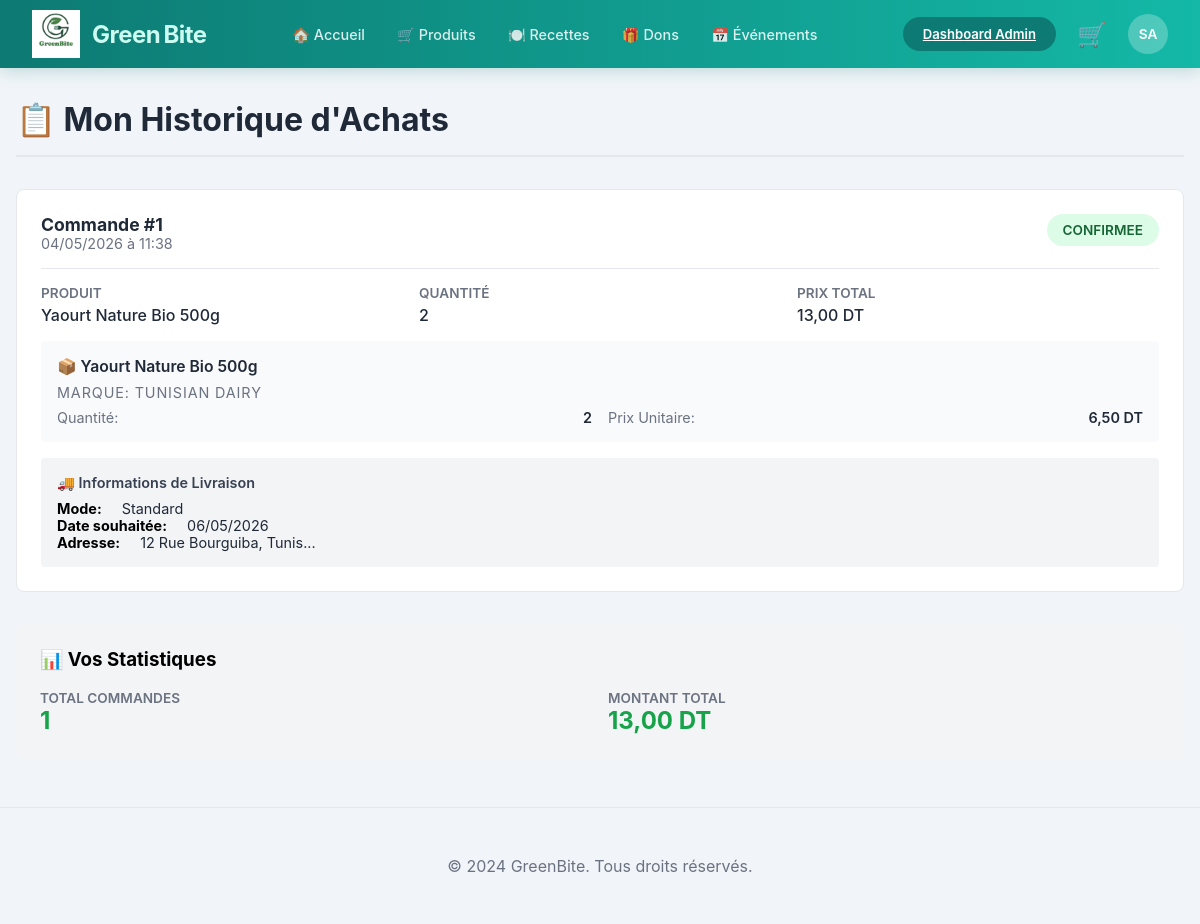
Page /Green-Bite/View/front-office/order-history.php (signed in) on the committed database.
### tables this page shows
CREATE TABLE `commandes` (
  `id_commande` int(11) NOT NULL,
  `id_produit` int(11) NOT NULL,
  `id_utilisateur` int(11) NOT NULL,
  `quantite` int(11) NOT NULL DEFAULT 1,
  `prix_total` decimal(10,2) NOT NULL DEFAULT 0.00,
  `date_commande` datetime NOT NULL DEFAULT current_timestamp(),
  `statut` enum('en-cours','en-preparation','confirmee','livree','annulee') DEFAULT 'en-cours',
  `mode_livraison` enum('standard','express') NOT NULL DEFAULT 'standard',
  `date_livraison_souhaitee` date DEFAULT NULL,
  `adresse_livraison` text NOT NULL,
  `methode_paiement` enum('cash','carte') NOT NULL DEFAULT 'cash',
  `numero_carte` varchar(20) DEFAULT NULL,
  `nom_titulaire` varchar(100) DEFAULT NULL,
  `date_expiration` varchar(5) DEFAULT NULL,
  `cvv` varchar(3) DEFAULT NULL
);

CREATE TABLE `produits` (
  `id_produit` int(11) NOT NULL,
  `nom` varchar(150) NOT NULL,
  `marque` varchar(120) NOT NULL,
  `code_barre` varchar(80) DEFAULT NULL,
  `categorie` varchar(120) DEFAULT NULL,
  `prix` decimal(10,2) NOT NULL DEFAULT 0.00,
  `calories` decimal(10,2) DEFAULT 0.00,
  `proteines` decimal(10,2) DEFAULT 0.00,
  `glucides` decimal(10,2) DEFAULT 0.00,
  `lipides` decimal(10,2) DEFAULT 0.00,
  `nutriscore` char(1) DEFAULT 'C',
  `image` text DEFAULT NULL,
  `quantite_disponible` int(11) NOT NULL DEFAULT 0,
  `statut` enum('actif','inactif','attente') DEFAULT 'actif',
  `date_ajout` datetime NOT NULL DEFAULT current_timestamp()
);

### Green-Bite/config/database.php (called while the page is built, shortened)
<?php
function getPdo(): PDO
{
    $dsn = 'mysql:host=' . DB_HOST . ';port=' . DB_PORT . ';dbname=' . DB_NAME . ';charset=utf8mb4';
    $options = [
        PDO::ATTR_ERRMODE => PDO::ERRMODE_EXCEPTION,
        PDO::ATTR_DEFAULT_FETCH_MODE => PDO::FETCH_ASSOC,
        PDO::ATTR_EMULATE_PREPARES => false,
    ];
    $pdo = new PDO($dsn, DB_USER, DB_PASS, $options);
    return $pdo;
}
final class Database
{
    public static function connection(): PDO
    {
        return getPdo();
    }
}

### Green-Bite/Controller/bootstrap.php (called while the page is built, shortened)
<?php
require_once __DIR__ . '/../config/database.php';
function h(?string $value): string
{
    return htmlspecialchars((string) $value, ENT_QUOTES, 'UTF-8');
}
function getLoggedUserId(): int
{
    return (int) ($_SESSION['user']['id'] ?? 0);
}

### Green-Bite/Controller/OrderController.php (called while the page is built, shortened)
<?php
require_once __DIR__ . '/../config/database.php';
final class OrderController
{
    private PDO $pdo;
    public function __construct()
    {
        $this->pdo = Database::connection();
    }
    public function list(array $filters = []): array
    {
        $q = trim((string) ($filters['q'] ?? ''));
        $idUser = trim((string) ($filters['id_user'] ?? ''));
        $filterStatus = trim((string) ($filters['status'] ?? ''));
        $filterDateFrom = trim((string) ($filters['date_from'] ?? ''));
        $filterDateTo = trim((string) ($filters['date_to'] ?? ''));
        $where = [];
        $params = [];
        if ($idUser !== '' && ctype_digit($idUser)) {
            $where[] = 'c.id_utilisateur = ?';
            $params[] = (int) $idUser;
        }
        $sql = 'SELECT c.*, p.nom as produit_nom, p.marque as produit_marque FROM commandes c LEFT JOIN produits p ON c.id_produit = p.id_produit';
        if (!empty($where)) {
            $sql .= ' WHERE ' . implode(' AND ', $where);
        }
        $sql .= ' ORDER BY c.date_commande DESC';
        $stmt = $this->pdo->prepare($sql);
        $stmt->execute($params);
        return $stmt->fetchAll();
    }
}

### Green-Bite/View/front-office/order-history.php (the view, shortened to what this page needs)
<?php
require_once __DIR__ . '/../includes/bootstrap.php';
require_once __DIR__ . '/../../Controller/OrderController.php';
$id_utilisateur = (string) getLoggedUserId();
$controller = new OrderController();
$orders = $controller->list(['id_user' => $id_utilisateur]);
?>
<!DOCTYPE html>
<html lang="fr">
<head>
    <link rel="stylesheet" href="../style.css">
</head>
<body>
<?php require_once __DIR__ . '/../includes/navbar.php'; ?>
<div class="order-history-container">
    <div class="order-history-header">
        <h1>📋 Mon Historique d'Achats</h1>
    </div>
    <?php if (empty($orders)): ?>
        <div class="no-orders">
            <p>😔 Aucune commande trouvée pour votre compte.</p>
            <p>Commencez vos achats dès maintenant!</p>
            <a href="index.php" class="primary-btn" style="display:inline-block;margin-top:1rem;">🛍 Parcourir les produits</a>
        </div>
    <?php else: ?>
        <div class="orders-list">
            <?php foreach ($orders as $order): ?>
                <div class="order-card">
                    <div class="order-header">
                        <div>
                            <div class="order-id">Commande #<?= h((string)$order['id_commande']) ?></div>
                            <div class="order-date">
                                <?php
                                $date = new DateTime($order['date_commande']);
                                echo $date->format('d/m/Y à H:i');
                                ?>
                            </div>
                        </div>
                        <span class="order-status status-<?= h($order['statut']) ?>">
                            <?= h($order['statut']) ?>
                        </span>
                    </div>
                    <div class="order-details">
                        <div class="detail-item">
                            <span class="detail-label">Produit</span>
                            <span class="detail-value"><?= h($order['produit_nom'] ?? 'N/A') ?></span>
                        </div>
                        <div class="detail-item">
                            <span class="detail-label">Quantité</span>
                            <span class="detail-value"><?= h((string)$order['quantite']) ?></span>
                        </div>
                        <div class="detail-item">
                            <span class="detail-label">Prix Total</span>
                            <span class="detail-value"><?= number_format((float)$order['prix_total'], 2, ',', ' ') ?> DT</span>
                        </div>
                    </div>
                    <?php if ($order['produit_nom']): ?>
                        <div class="order-product">
                            <div class="product-name">📦 <?= h($order['produit_nom']) ?></div>
                            <?php if ($order['produit_marque']): ?>
                                <div class="product-brand">Marque: <?= h($order['produit_marque']) ?></div>
                            <?php endif; ?>
                            <div class="product-details">
                                <div class="product-detail">
                                    <span class="product-detail-label">Quantité:</span>
                                    <span class="product-detail-value"><?= h((string)$order['quantite']) ?></span>
                                </div>
                                <div class="product-detail">
                                    <span class="product-detail-label">Prix Unitaire:</span>
                                    <span class="product-detail-value"><?= number_format((float)$order['prix_total'] / (int)$order['quantite'], 2, ',', ' ') ?> DT</span>
                                </div>
                            </div>
                        </div>
                    <?php endif; ?>
                    <div class="delivery-info">
                        <div class="delivery-info-label">🚚 Informations de Livraison</div>
                        <div style="margin-top: 0.5rem;">
                            <div><strong>Mode:</strong> <span class="delivery-info-value"><?= ucfirst(h($order['mode_livraison'])) ?></span></div>
                            <?php if ($order['date_livraison_souhaitee']): ?>
                                <div><strong>Date souhaitée:</strong> <span class="delivery-info-value">
                                    <?php
                                    $delivery_date = new DateTime($order['date_livraison_souhaitee']);
                                    echo $delivery_date->format('d/m/Y');
                                    ?>
                                </span></div>
                            <?php endif; ?>
                            <div><strong>Adresse:</strong> <span class="delivery-info-value"><?= h(substr($order['adresse_livraison'], 0, 50)) ?>...</span></div>
                        </div>
                    </div>
                </div>
            <?php endforeach; ?>
        </div>
        <div style="margin-top: 2rem; padding: 1.5rem; background: #f3f4f6; border-radius: 8px;">
            <h3 style="margin-top: 0;">📊 Vos Statistiques</h3>
            <div style="display: grid; grid-template-columns: repeat(auto-fit, minmax(150px, 1fr)); gap: 1rem;">
                <div>
                    <div style="font-size: 0.85rem; color: #6b7280; text-transform: uppercase; font-weight: 600;">Total Commandes</div>
                    <div style="font-size: 1.5rem; font-weight: 700; color: #16a34a;"><?= count($orders) ?></div>
                </div>
                <div>
                    <div style="font-size: 0.85rem; color: #6b7280; text-transform: uppercase; font-weight: 600;">Montant Total</div>
                    <div style="font-size: 1.5rem; font-weight: 700; color: #16a34a;">
                        <?= number_format(array_sum(array_column($orders, 'prix_total')), 2, ',', ' ') ?> DT
                    </div>
                </div>
            </div>
        </div>
    <?php endif; ?>
</div>
<footer style="text-align: center; padding: 2rem; color: #6b7280; border-top: 1px solid #e5e7eb; margin-top: 3rem;">
    <p>&copy; 2024 GreenBite. Tous droits réservés.</p>
</footer>
</body>
</html>

### Green-Bite/View/style.css (style rules this page uses)
:root { --primary-green: #15803d; --primary-green-dark: #166534; --primary-green-light: #dcfce7; --accent-teal: #0d7a73; --accent-teal-dark: #085851; --accent-teal-light: #ccfbf1; --gray-light: #f1f5f9; --gray-border: #e2e8f0; --text-dark: #0f172a; --text-muted: #64748b; }
body { font-family: 'Inter', system-ui, -apple-system, sans-serif; background-color: var(--gray-light); margin: 0; padding: 0; }
* { box-sizing: border-box; }
.product-brand { font-size: 0.72rem; color: #94a3b8; text-transform: uppercase; letter-spacing: 0.06em; margin-bottom: 0.2rem; }
.product-name { font-size: 0.98rem; font-weight: 600; color: #0f172a; margin-bottom: 0.35rem; }

### Green-Bite/View/front-office/order-history.php (style rules this page uses)
.order-history-container { max-width: 1200px; margin: 2rem auto; padding: 0 1rem; }
.order-history-header { display: flex; justify-content: space-between; align-items: center; margin-bottom: 2rem; border-bottom: 2px solid #e5e7eb; padding-bottom: 1rem; }
.order-history-header h1 { font-size: 2rem; color: #1f2937; margin: 0; }
.orders-list { display: grid; gap: 1.5rem; }
.order-card { background: white; border: 1px solid #e5e7eb; border-radius: 8px; padding: 1.5rem; transition: box-shadow 0.3s ease; overflow: hidden; }
.order-header { display: flex; justify-content: space-between; align-items: start; margin-bottom: 1rem; padding-bottom: 1rem; border-bottom: 1px solid #e5e7eb; }
.order-id { font-weight: 700; color: #1f2937; font-size: 1.1rem; }
.order-date { color: #6b7280; font-size: 0.9rem; }
.order-status { display: inline-block; padding: 0.5rem 1rem; border-radius: 20px; font-size: 0.85rem; font-weight: 600; text-transform: uppercase; }
.status-confirmee { background: #dcfce7; color: #166534; }
.order-details { display: grid; grid-template-columns: repeat(auto-fit, minmax(200px, 1fr)); gap: 1rem; margin-bottom: 1rem; }
.detail-item { display: flex; flex-direction: column; }
.detail-label { font-size: 0.85rem; color: #6b7280; font-weight: 600; text-transform: uppercase; margin-bottom: 0.25rem; }
.detail-value { color: #1f2937; font-size: 1rem; font-weight: 500; }
.order-product { background: #f9fafb; padding: 1rem; border-radius: 4px; margin-top: 1rem; }
.product-name { font-weight: 600; color: #1f2937; margin-bottom: 0.5rem; }
.product-brand { font-size: 0.9rem; color: #6b7280; margin-bottom: 0.5rem; }
.product-details { display: grid; grid-template-columns: repeat(auto-fit, minmax(120px, 1fr)); gap: 1rem; font-size: 0.9rem; }
.product-detail { display: flex; justify-content: space-between; }
.product-detail-label { color: #6b7280; }
.product-detail-value { font-weight: 600; color: #1f2937; }
.delivery-info { background: #f3f4f6; padding: 1rem; border-radius: 4px; margin-top: 1rem; font-size: 0.9rem; }
.delivery-info-label { font-weight: 600; color: #374151; margin-bottom: 0.5rem; }
.delivery-info-value { color: #1f2937; margin-left: 1rem; }

### rows in the picture
commandes: id_commande "1", date_commande "04/05/2026 à 11:38", statut "CONFIRMEE", id_produit.nom "Yaourt Nature Bio 500g", quantite "2", prix_total "13,00", id_produit.marque "TUNISIAN DAIRY", (float)$order['prix_total'] / (int)$order['quantite'] "6,50", mode_livraison "Standard", date_livraison_souhaitee "06/05/2026", adresse_livraison "12 Rue Bourguiba, Tunis"

### other values in the picture
$initials "SA"
count($orders) "1"
array_sum(array_column($orders, 'prix_total')) "13,00"
